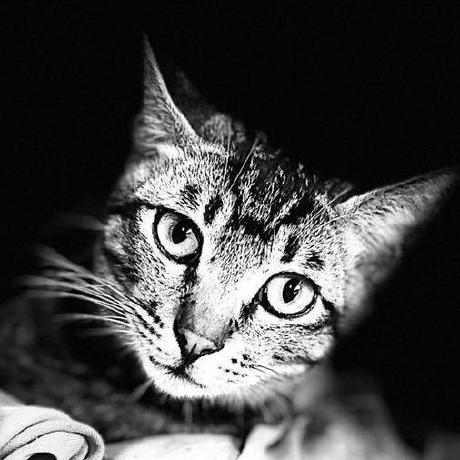
#> input picture Prototype-Testing/cat.jpg, 460 x 460 px, found by its file name
$ python duplicate.py
#> lines starting #> are read from the running program, lines starting #| are printed output that depends on the picture
from PIL import Image
import numpy as np

# Parámetros
img1_path = "Prototype-Testing/cat.jpg"
img2_path = "Prototype-Testing/400.jpg"
mif_path = "dual_image.mif"
WIDTH = 8

# Cargar imágenes como escala de grises y redimensionar a 400x400
img1 = Image.open(img1_path).convert("L").resize((400, 400))
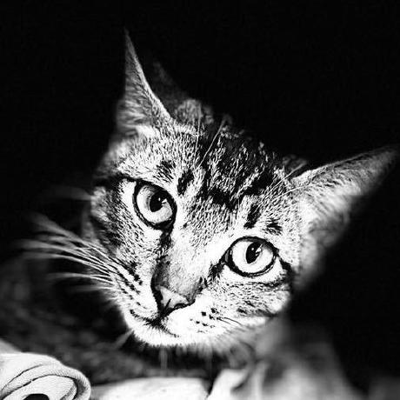
#> img1: PIL image 400x400 L; min 0, max 255, mean 66.7
img2 = Image.open(img2_path).convert("L").resize((400, 400))
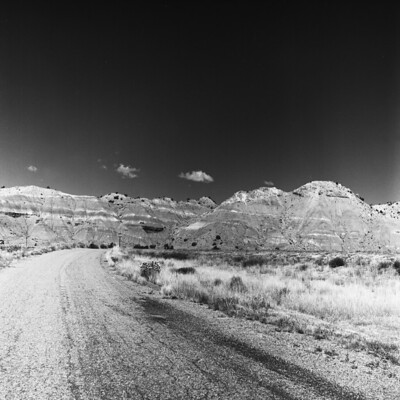
#> input picture Prototype-Testing/400.jpg, 400 x 400 px, found by its file name
#> img2 is the input picture: PIL image 400x400 L; min 5, max 253, mean 99.8

# Convertir a arrays
arr1 = np.array(img1, dtype=np.uint8).flatten()
arr2 = np.array(img2, dtype=np.uint8).flatten()

# Concatenar las dos imágenes
data = np.concatenate([arr1, arr2])

DEPTH = len(data)
#> DEPTH = 320000

# Crear archivo MIF
with open(mif_path, "w") as f:
    f.write(f"WIDTH={WIDTH};\n")
    f.write(f"DEPTH={DEPTH};\n\n")
    f.write("ADDRESS_RADIX=HEX;\n")
    f.write("DATA_RADIX=HEX;\n\n")
    f.write("CONTENT BEGIN\n")

    for i in range(DEPTH):
        f.write(f"  {i:X} : {data[i]:02X};\n")

    f.write("END;\n")
